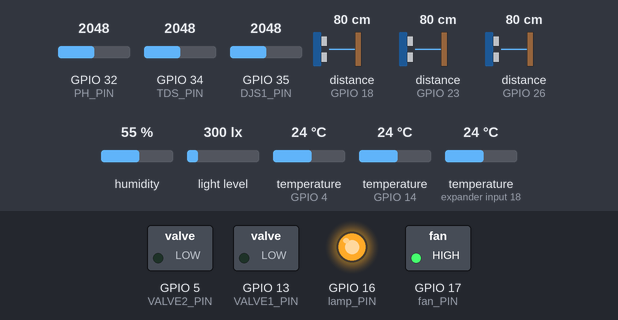
Recording of a program running on a simulated ESP32. Shown: switched loads named in the program (green lamp = pin HIGH), output pins drawn as LEDs (lit = HIGH). Wiring (inferred from the names in the program): 3 × ultrasonic range finder: trigger GPIO 19, echo GPIO 23 / trigger GPIO 25, echo GPIO 26 / trigger GPIO 27, echo GPIO 18. The inputs (shaded band) are chosen by the test bench; at power-on: GPIO 32 (PH_PIN) = 2048, GPIO 34 (TDS_PIN) = 2048, GPIO 35 (DJS1_PIN) = 2048, distance to the obstacle (sensors on GPIO 18, GPIO 23, GPIO 26) 80 cm, humidity 55 %, light level 300 lx, temperature (sensors on GPIO 4, GPIO 14, expander input 18) 24 °C. The echo pulse lasts 58.3 µs per cm; WiFi joins after 1.5 s; servers stay silent unless stated; no MQTT or app messages arrive unless stated; pins used as bus, display or sensor lines are not drawn; what the program prints to the serial monitor is not drawn.

Above: at 0.1 s.
Timing chart, 0 to 1.6 s (numbered marks = the images above):
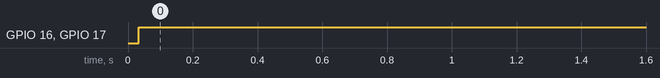

Measured:
- by itself, GPIO 16 (lamp_PIN), GPIO 17 (fan_PIN): LOW → HIGH at 0.03 s

The program:

main.cpp
```cpp
#include <Arduino.h>
#include <WiFi.h>
#include <PubSubClient.h>
#include <math.h>
#include <Wire.h>
#include "globals.h"
#include "HCSR04.h"
#include "SSI3430-01A.h"
#include "DHT22_sensor.h"
#include "DS18B20.h"
#include "GY302.h"
#include "Light.h"
#include "Fan.h"
#include "TDS.h"
#include "PH.h"
#include "DJS-1.h"

bool wifiWasConnected = false;
const char* ssid = "Ooredoo 5G_854626"; // TODO: Add your WiFi SSID
const char* password = "7RH6U82J35"; // TODO: Add your WiFi password
const char* mqttServer = "192.168.1.127"; // TODO: Add your MQTT server address
const int mqttPort = 1883; // TODO: Add your MQTT server port

const float PH_CALIBRATION_OFFSET = 3.5; // Adjust this value based on calibration results
const float klow = 0.5, khigh = 1.5; // Adjust these values based on calibration results for EC sensor

const int US1_TRIG_PIN = 25;
const int US1_ECHO_PIN = 26;
const int US2_TRIG_PIN = 27;
const int US2_ECHO_PIN = 18;
const int US3_TRIG_PIN = 19;
const int US3_ECHO_PIN = 23;
const int DHT22_PIN = 4;
const int DS18B20_PIN = 14;
const int TDS_PIN = 34;
const int PH_PIN = 32;
const int DJS1_PIN=35;
const int SDA_PIN = 21;
const int SCL_PIN = 22;

const int VALVE1_PIN = 13;
const int VALVE2_PIN = 5;
const int lamp_PIN = 16;
const int fan_PIN = 17;

const float temperature_threshold = 0.5; // Adjust this threshold based on your requirements
const float humidity_threshold = 2.0; // Adjust this threshold based on your requirements
const float waterlevel_threshold = 1.0; // Adjust this threshold based on your requirements
const float LIGHT_THRESHOLD = 100; // Adjust this threshold based on your requirements
const float TDS_THRESHOLD = 10; // Adjust this threshold based on your requirements
const float PH_THRESHOLD = 0.1; // Adjust this threshold based on your requirements
const float EC_THRESHOLD = 0.1; // Adjust this threshold based on your requirements

DATA sensorData = {};
DATA lasttimepublished = {};

SemaphoreHandle_t dataMutex = nullptr;
SemaphoreHandle_t sensorreadmutex = nullptr;
SemaphoreHandle_t ds18b20mutex = nullptr;

TaskHandle_t fanTaskHandle = nullptr;
TaskHandle_t lightTaskHandle = nullptr;
TaskHandle_t valveTaskHandle = nullptr;

WiFiClient espClient;
PubSubClient mqttClient(espClient);


DeviceAddress trad = {0x28, 0xA5, 0xF7, 0x51, 0x00, 0x00, 0x00, 0x09};
DeviceAddress hyd  = {0x28, 0x5C, 0x19, 0x53, 0x00, 0x00, 0x00, 0x92};

HCSR04 UStank(US1_TRIG_PIN, US1_ECHO_PIN);
HCSR04 USAtrad(US2_TRIG_PIN, US2_ECHO_PIN);
HCSR04 USAhyd(US3_TRIG_PIN, US3_ECHO_PIN);
DHT22_sensor dht22(DHT22_PIN);
DS18B20 ds18b20(DS18B20_PIN);
GY302 gy302(SDA_PIN, SCL_PIN);
TDS tds(TDS_PIN);
PH phSensor(PH_PIN, PH_CALIBRATION_OFFSET);
DJS_1 djs1(DJS1_PIN, klow, khigh);

SSI3430_01A valve1(VALVE1_PIN);
SSI3430_01A valve2(VALVE2_PIN);
Light lamp(lamp_PIN);
Fan fan(fan_PIN);

HCSR04Manager HCSR04manager(&UStank, &USAtrad, &USAhyd);
SSI3430_01A_Manager valveManager(&valve1, &valve2, &USAtrad, &USAhyd);
light_manager lightManager(&gy302, &lamp);
Fan_Manager fanManager(&fan, &dht22);
TDS_Manager tdsManager(&tds, &ds18b20);
DJS_1_Manager djs1Manager(&djs1, &ds18b20);
PH_Manager phManager(&phSensor, &ds18b20);

void setupWiFi() {

  static bool wifiStarted = false;

  if (WiFi.status() == WL_CONNECTED) return;

  if (!wifiStarted) {

    Serial.println("Starting WiFi...");

    WiFi.mode(WIFI_STA);
    WiFi.begin(ssid, password);

    wifiStarted = true;
  }
}

void printWiFiDebugOnceConnected() {

  if (WiFi.status() != WL_CONNECTED) {
    wifiWasConnected = false;
    return;
  }

  if (wifiWasConnected) return; // print only once per connection

  wifiWasConnected = true;

  Serial.println("\n===== WIFI CONNECTED =====");
  Serial.print("IP: ");
  Serial.println(WiFi.localIP());

  Serial.print("Gateway: ");
  Serial.println(WiFi.gatewayIP());

  Serial.print("Subnet: ");
  Serial.println(WiFi.subnetMask());

  Serial.print("RSSI: ");
  Serial.println(WiFi.RSSI());

  Serial.println("==========================\n");
}

void reconnectMQTT() {
  if (WiFi.status() != WL_CONNECTED) return;
  static unsigned long lastAttemptTime = 0;
  unsigned long currentTime = millis();
  if (currentTime - lastAttemptTime < 5000) return;

  if (!mqttClient.connected()) {
    Serial.println("Connecting to MQTT server...");
    if (mqttClient.connect("ESP32Client")) {
      Serial.println("Connected to MQTT server");
    } else {
      Serial.print("Failed to connect to MQTT server, rc=");
      Serial.println(mqttClient.state());
    }
    lastAttemptTime = currentTime;
  }
}

bool haschanged(const DATA& a, const DATA& b) {
  return fabs(a.temperature - b.temperature) > temperature_threshold ||
         fabs(a.humidity - b.humidity) > humidity_threshold ||
         fabs(a.tankWlevel - b.tankWlevel) > waterlevel_threshold ||
         fabs(a.tradWlevel - b.tradWlevel) > waterlevel_threshold ||
         fabs(a.hydrdWlevel - b.hydrdWlevel) > waterlevel_threshold ||
         fabs(a.tradtemp - b.tradtemp) > temperature_threshold ||
         fabs(a.hydrdtemp - b.hydrdtemp) > temperature_threshold ||
         fabs(a.light - b.light) > LIGHT_THRESHOLD ||
         fabs(a.tds - b.tds) > TDS_THRESHOLD ||
         fabs(a.ph - b.ph) > PH_THRESHOLD ||
         fabs(a.ec - b.ec) > EC_THRESHOLD ||
         a.lightStatus != b.lightStatus ||
         a.fanStatus != b.fanStatus;
}


void publishSensorData() {

  if (!mqttClient.connected()) return;

  static unsigned long lastPublish = 0;
  if (millis() - lastPublish < 2000) return;

  DATA snapshot;
  snapshot = sensorData;

  if (!haschanged(snapshot, lasttimepublished)) return;

  char payload[512];

  snprintf(payload, sizeof(payload),
    "{\"temperature\":%.2f,\"humidity\":%.2f,\"tankWlevel\":%.2f,"
    "\"tradWlevel\":%.2f,\"hydrdWlevel\":%.2f,\"tradtemp\":%.2f,"
    "\"hydrdtemp\":%.2f,\"light\":%.2f,\"tds\":%.2f,\"ph\":%.2f,"
    "\"ec\":%.2f,\"lightStatus\":%s,\"fanStatus\":%s,\"timestamp\":%lu}",

    snapshot.temperature,
    snapshot.humidity,
    snapshot.tankWlevel,
    snapshot.tradWlevel,
    snapshot.hydrdWlevel,
    snapshot.tradtemp,
    snapshot.hydrdtemp,
    snapshot.light,
    snapshot.tds,
    snapshot.ph,
    snapshot.ec,
    snapshot.lightStatus ? "true" : "false",
    snapshot.fanStatus ? "true" : "false",
    millis()
  );

  if (mqttClient.publish("greenhouse/sensorData", payload)) {
    Serial.println("MQTT publish success");
    lasttimepublished = snapshot;
    lastPublish = millis();
  } else {
    Serial.print("MQTT publish failed, state=");
    Serial.println(mqttClient.state());
  }
}


void setup() {

  Serial.begin(115200);
  Wire.begin(SDA_PIN, SCL_PIN);

  dataMutex = xSemaphoreCreateMutex();
  sensorreadmutex = xSemaphoreCreateMutex();
  ds18b20mutex = xSemaphoreCreateMutex();

  if (!dataMutex || !sensorreadmutex || !ds18b20mutex) {
    Serial.println("Mutex creation failed!");
    while (true);
  }
  setupWiFi();
  printWiFiDebugOnceConnected();

  mqttClient.setServer(mqttServer, mqttPort);
  mqttClient.setBufferSize(512);
  valve1.begin();
  valve2.begin();
  lamp.begin();
  fan.begin();

  dht22.begin();
  ds18b20.begin();
  gy302.begin();

  ds18b20.setaddress(trad, hyd);

  valveManager.STARTTask();
  lightManager.STARTTask();
  fanManager.STARTTask();
  dht22.DHT22startTask();
  ds18b20.startTask();
  gy302.GY302startTask();
  tdsManager.startTask();
  phManager.STARTTask();
  djs1Manager.STARTTask();
  HCSR04manager.STARTTask();
}


void loop() {

  if (WiFi.status() != WL_CONNECTED) {
    setupWiFi();
  }

  if (!mqttClient.connected()) {
    reconnectMQTT();
  }
  mqttClient.loop();

  publishSensorData();

}
```

DHT22_sensor.h
```cpp
//this is the header file of the DHT22 class, witch is a sensor that mesure tempreture and humidity of the greenhouse.
#pragma once
#include <Arduino.h>
#include <DHT.h>
#include "globals.h"

class DHT22_sensor {
    int pin;
    DHT dht;
    float temp , hum;
    float readTemperature();
    float readHumidity();
    void  DHT22taskloop();
    static void DHT22Task(void *param);
    public:
    DHT22_sensor(int pin);
    void begin();
    void DHT22startTask();
    float getTemperature();
    float getHumidity();

};
```

DJS-1.h
```cpp
//this is the header file of the DJS-1 class, witch is an electric conductivity sensor that determin how much nutrument are in the water pond.
#pragma once
#include <Arduino.h>
#include "DS18B20.h"
#include "globals.h"

class DJS_1 {
    int pin;
    float ECvalue,klow,khigh;
    float readEC(float temperature);
    public:
    DJS_1(int pin, float klow, float khigh);
    friend class DJS_1_Manager;
};
class DJS_1_Manager {
    DJS_1 *djs1Sensor;
    DS18B20 *hydrotempSensor;
    static void task(void *param);
    void taskloop();
    public:
    DJS_1_Manager(DJS_1 *djs1Sensor, DS18B20 *hydrotempSensor);
    void STARTTask();
};
```

DS18B20.h
```cpp
//this is the header file of the DS18B20 class, witch is a sensor that mesure the water tempreture op the ponds.
#pragma once
#include <Arduino.h>
#include <OneWire.h>
#include <DallasTemperature.h>
#include "globals.h"

class DS18B20 {
private:
    int pin;
    OneWire oneWire;
    DallasTemperature sensors;
    DeviceAddress tradaddress;
    DeviceAddress hydaddress;
    bool tradTempValid;
    bool hydTempValid;

    // Shared values
    float pondtrdTemp;
    float pondhydTemp;

    void readWTemperature();
    void DS18B20taskloop();
    static void DS18B20Task(void *param);

public:
    DS18B20(int pin);

    void begin();
    void setaddress(const DeviceAddress& trad, const DeviceAddress& hyd);
    void updatevalues();
    void startTask();

    // Getters
    float getTradTemp();
    float getHydTemp();
};
```

Fan.h
```cpp
#pragma once
#include <Arduino.h>
#include "DHT22_sensor.h"
#include <freertos/task.h>

class Fan {
    int pin;
    public:
    Fan(int pin);
    void begin();
    void on();
    void off();
};
class Fan_Manager{
    public:
    Fan_Manager(Fan *fan, DHT22_sensor *dht22);
    void STARTTask();
    private:
    Fan *fan;
    DHT22_sensor *dht22;
    bool state;
    TaskHandle_t TaskHandle;
    static void task(void *param);
    void taskloop();
};
```

GY302.h
```cpp
//this is the header file of the GY302 class, witch is a sensor that mesure the light intensity in the greenhouse.
#pragma once
#include <Arduino.h>
#include <Wire.h>
#include <BH1750.h>
#include "globals.h"

class GY302{
    int SDA, SCL;
    float luxValue;
    BH1750 lightMeter;
    float readluxValue();
    void GY302taskloop();
    static void GY302Task(void *param);
    public:
    GY302(int sda, int scl);
    void begin();
    void GY302startTask();
    float getluxValue();

};
```

HCSR04.h
```cpp
//this is the header file of the HCSR04 class, witch is an Ultrasonic Sensor used to determine the fulness of the tank and the water level in the azolla ponds.
#pragma once
#include <Arduino.h>
#include "globals.h"

class HCSR04 {
    int trig,echo;
    float waterlevel;
    float mesureWaterLevel(long x);

    public:
    HCSR04(int trigPin, int echoPin);
    float getWaterLevel();
friend class HCSR04Manager;

};

class HCSR04Manager {
    public:
    HCSR04Manager(HCSR04 *sensor1, HCSR04 *sensor2, HCSR04 *sensor3);
    void STARTTask();
    private:
    HCSR04 *US1, *US2, *US3;
    static void task(void *param);
    void taskloop();
};
```

Light.h
```cpp
#pragma once
#include <Arduino.h>
#include "GY302.h"
#include "globals.h"
class Light{
    int pin;
    public:
    Light(int pin);
    void begin();
    void on();
    void off();

};
class light_manager{
    public:
    light_manager(GY302 *gy302, Light *light);
    void STARTTask();
    private:
    bool state;
    GY302 *gy302;
    Light *light;
    TaskHandle_t TaskHandle;
    static void task(void *param);
    void taskloop();
};
```

PH.h
```cpp
//this is the header file of the ph sensor class
#pragma once
#include <Arduino.h>
#include "DS18B20.h"
#include "globals.h"

class PH {
    int pin;
    float phValue, calibrationOffset;
    float readPH(float temp);

    public:
    PH(int pin, float calibrationOffset);
    friend class PH_Manager;

};
class PH_Manager {
    PH *phSensor;
    DS18B20 *hydrotempSensor;
    static void task(void *param);
    void taskloop();
    public:
    PH_Manager(PH *phSensor, DS18B20 *hydrotempSensor);
    void STARTTask();
};
```

SSI3430-01A.h
```cpp
//this is the header of the class for the Solenoid valve that control the water flow in the changment of the azolla water in the greenhouse.
#pragma once
#include <Arduino.h>
#include "HCSR04.h"
#include <freertos/task.h>

class SSI3430_01A {
    int pin;

    public:
    SSI3430_01A(int pin);
    void begin();
    void open(float l);
    void close();
};
class SSI3430_01A_Manager {
    public:
    SSI3430_01A_Manager(SSI3430_01A *valve1, SSI3430_01A *valve2, HCSR04 *US2, HCSR04 *US3);
    void STARTTask();
    private:
    SSI3430_01A *valve1, *valve2;
    HCSR04 *US2, *US3;
    TaskHandle_t TaskHandle;
    static void task(void *param);
    void taskloop();
};
```

TDS.h
```cpp
//this is the header file of the TDS sensor class, with is used to mesure the total desolved solid in the water.
#pragma once
#include <Arduino.h>
#include "DS18B20.h"
#include "globals.h"

class TDS {
    int pin;
    float value;
    float readVoltage();
    float readTDS(float temperature);

public:
    TDS(int pin);

friend class TDS_Manager;
};

class TDS_Manager {
    TDS *tdsSensor;
    DS18B20 *tempSensor;

    static void task(void *param);
    void taskloop();

public:
    TDS_Manager(TDS *tdsSensor, DS18B20 *tempSensor);
    void startTask();
};
```

globals.h
```cpp
//this is a stucture that contain all the sensor vallues that uses semaphore for real time edditing and the configuration of gloal variables and pin numbers for the project
#pragma once
#include <Arduino.h>
#include <freertos/FreeRTOS.h>
#include <freertos/semphr.h>
#include <freertos/task.h>

struct DATA
{
  float temperature;
  float humidity;
  float tankWlevel;
  float tradWlevel;
  float hydrdWlevel;
  float tradtemp;
  float hydrdtemp;
  float light;
  float tds;
  float ph;
  float ec;
  bool lightStatus;
  bool fanStatus;

};

extern DATA sensorData;
extern DATA lasttimepublished;
extern SemaphoreHandle_t dataMutex;
extern uint32_t timestamp;

extern TaskHandle_t fanTaskHandle;
extern TaskHandle_t lightTaskHandle;
extern TaskHandle_t valveTaskHandle;
extern SemaphoreHandle_t sensorreadmutex;
extern SemaphoreHandle_t ds18b20mutex;
```

DHT22_sensor.cpp
```cpp
#include "DHT22_sensor.h"

DHT22_sensor::DHT22_sensor(int pin):
    pin(pin),
    temp(0.0),
    hum(0.0),
    dht(pin, DHT22){}

void DHT22_sensor::begin(){
    dht.begin();
}
float DHT22_sensor::readTemperature(){
    return dht.readTemperature();

}
float DHT22_sensor::readHumidity(){
    return dht.readHumidity();
}
void DHT22_sensor::DHT22taskloop(){
    while(1){
        xSemaphoreTake(sensorreadmutex, portMAX_DELAY);
        float temperature = readTemperature();
        float humidity = readHumidity();
        xSemaphoreGive(sensorreadmutex);
        if (!isnan(temperature) && !isnan(humidity)) {
            temp = temperature;
            hum = humidity;
        }
        xSemaphoreTake(dataMutex, portMAX_DELAY);
        sensorData.temperature = temp;
        sensorData.humidity = hum;
        xSemaphoreGive(dataMutex);

        if (fanTaskHandle != nullptr) {
            xTaskNotifyGive(fanTaskHandle);
        }

        vTaskDelay(pdMS_TO_TICKS(300000)); // Delay for 5 minutes
    }
}
void DHT22_sensor::DHT22Task(void *param){
    DHT22_sensor *sensor = (DHT22_sensor *)param;
    sensor->DHT22taskloop();
}
void DHT22_sensor::DHT22startTask(){
    xTaskCreate(DHT22Task, "DHT22 Task", 2048 , this, 1, NULL);
}
float DHT22_sensor::getTemperature(){
    return temp;
}
float DHT22_sensor::getHumidity(){
    return hum;
}
```

DJS-1.cpp
```cpp
#include "DJS-1.h"

DJS_1::DJS_1(int pin, float klow, float khigh): pin(pin), klow(klow), khigh(khigh), ECvalue(0.0) {}


float DJS_1::readEC(float temp){
    float sum = 0;

    // averaging to reduce noise
    for(int i = 0; i < 10; i++) {
        sum += analogRead(pin);
        vTaskDelay(pdMS_TO_TICKS(10));
    }

    float voltage = sum / 10.0 * (3.3 / 4095.0);
    float K =klow + (khigh - klow) * (voltage/3.3);
    ECvalue = K * voltage;
    ECvalue = ECvalue / (1.0 + 0.02 * (temp - 25.0));
    return ECvalue;
}

DJS_1_Manager::DJS_1_Manager(DJS_1 *djs1 , DS18B20 *hydrotemp):djs1Sensor(djs1), hydrotempSensor(hydrotemp) {}
void DJS_1_Manager::STARTTask(){
    xTaskCreate(task,"DJS_1 Task",2048,this,1,NULL);
}
void DJS_1_Manager::task(void *param){
    DJS_1_Manager *manager = (DJS_1_Manager *)param;
    manager->taskloop();
}
void DJS_1_Manager::taskloop(){
    while(1){
        hydrotempSensor->updatevalues(); // Ensure we have the latest temperature for compensation
        float temp = hydrotempSensor->getHydTemp();
        float ecValue = djs1Sensor->readEC(temp);
        xSemaphoreTake(dataMutex, portMAX_DELAY);
        sensorData.ec = ecValue;
        xSemaphoreGive(dataMutex);
        vTaskDelay(pdMS_TO_TICKS(3600000)); // Delay for 1 hour
    }
}
```

Fan.cpp
```cpp
#include "Fan.h"

Fan::Fan(int pin) : pin(pin) {}

void Fan::begin() {
    pinMode(pin, OUTPUT);
    off();
}
void Fan::on() {
    digitalWrite(pin, HIGH);
}
void Fan::off() {
    digitalWrite(pin, LOW);
}
Fan_Manager::Fan_Manager(Fan *fan, DHT22_sensor *dht22): fan(fan), dht22(dht22), state(false), TaskHandle(nullptr) {}
void Fan_Manager::task(void *param) {
    Fan_Manager *manager = (Fan_Manager *)param;
    manager->taskloop();
}
void Fan_Manager::taskloop() {
    while (true) {
        ulTaskNotifyTake(pdTRUE, portMAX_DELAY);
            float temperature = dht22->getTemperature();
            float humidity = dht22->getHumidity();
            if (temperature > 25.0 || humidity < 80.0) {
                fan->on();
                state = true;
            }else {
            fan->off();
            state = false;
        }
        xSemaphoreTake(dataMutex, portMAX_DELAY);
        sensorData.fanStatus = state;
        xSemaphoreGive(dataMutex);
    }
}

void Fan_Manager::STARTTask() {
    xTaskCreate(task, "Fan Manager Task", 2048, this, 1, &TaskHandle);
    fanTaskHandle = TaskHandle; // Store the task handle in the global variable

}
```

Source omitted: DS18B20.cpp (2168 bytes), GY302.cpp (929 bytes), HCSR04.cpp (1809 bytes), Light.cpp (1159 bytes), PH.cpp (1284 bytes), SSI3430-01A.cpp (1854 bytes), TDS.cpp (1472 bytes)
